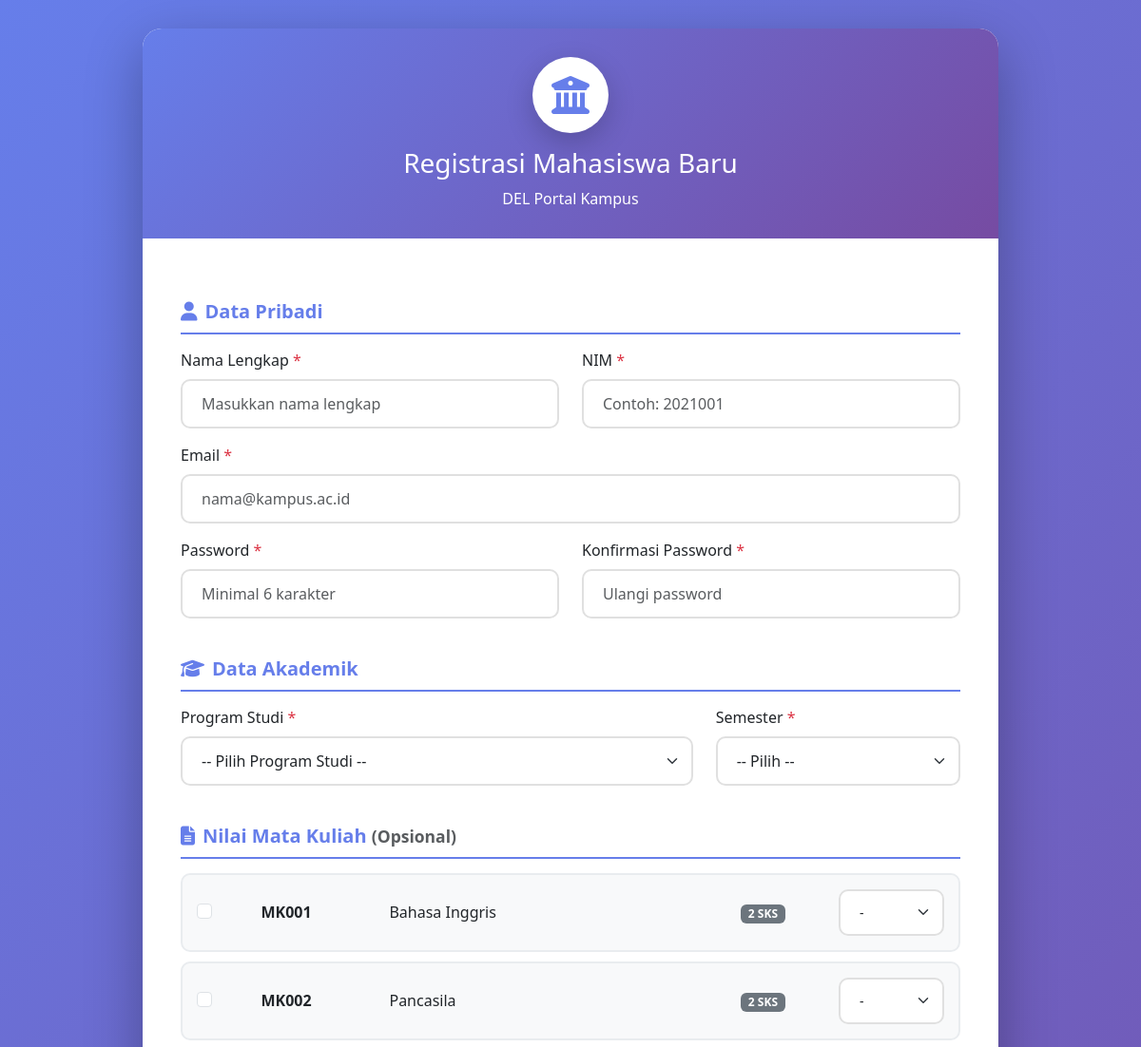
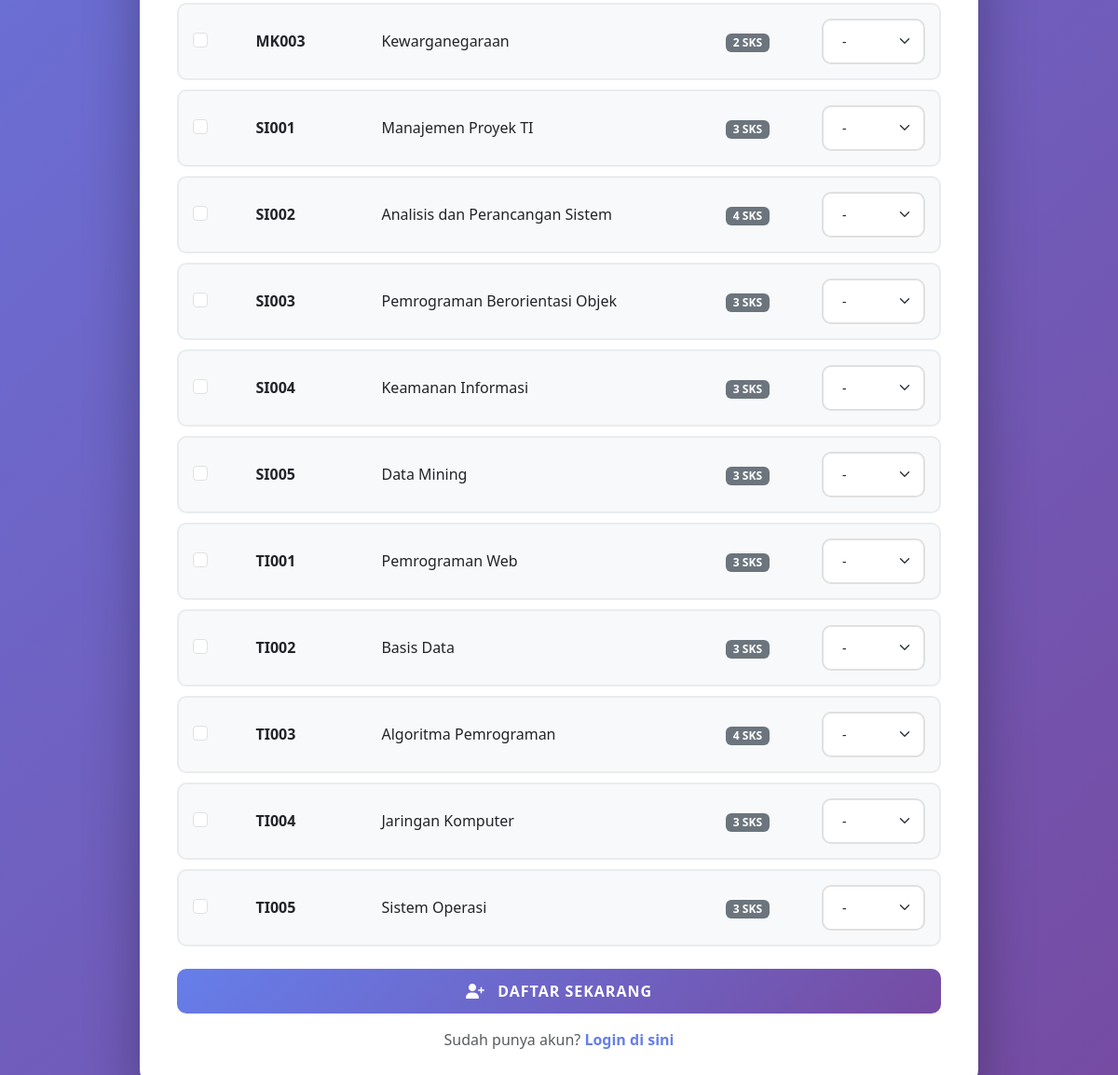
/register.php, run on the app's committed database (2 pictures, top to bottom).
### tables this page shows
CREATE TABLE IF NOT EXISTS matakuliah (
    id INT AUTO_INCREMENT PRIMARY KEY,
    kode VARCHAR(10) NOT NULL UNIQUE,
    nama VARCHAR(100) NOT NULL,
    sks INT NOT NULL,
    created_at TIMESTAMP DEFAULT CURRENT_TIMESTAMP
);

### register.php (the view, shortened to what this page needs)
<?php
$success = '';
$conn = getConnection();
$matakuliah_query = "SELECT * FROM matakuliah ORDER BY kode";
$matakuliah_result = $conn->query($matakuliah_query);
$matakuliah_list = [];
while ($row = $matakuliah_result->fetch_assoc()) {
    $matakuliah_list[] = $row;
}
?>
<!DOCTYPE html>
<html lang="id">
<head>
    <link href="https://cdn.jsdelivr.net/npm/bootstrap@5.3.2/dist/css/bootstrap.min.css" rel="stylesheet">
    <link href="https://cdnjs.cloudflare.com/ajax/libs/font-awesome/6.5.1/css/all.min.css" rel="stylesheet">
</head>
<body>
    <div class="container">
        <div class="register-container">
            <div class="register-card">
                <div class="register-header">
                    <div class="logo-circle">
                        <i class="fas fa-university"></i>
                    </div>
                    <h3 class="mb-2">Registrasi Mahasiswa Baru</h3>
                    <p class="mb-0">DEL Portal Kampus</p>
                </div>
                <div class="register-body">
                    <?php if ($success): ?>
                        <div class="alert alert-success" role="alert">
                            <i class="fas fa-check-circle"></i> <?= htmlspecialchars($success) ?>
                            <br><a href="index.php" class="alert-link">Klik di sini untuk login</a>
                        </div>
                    <?php else: ?>
                    <form method="POST" action="">
                        <h5 class="section-title">
                            <i class="fas fa-user me-2"></i>Data Pribadi
                        </h5>
                        <div class="row">
                            <div class="col-md-6 mb-3">
                                <label class="form-label">Nama Lengkap <span class="text-danger">*</span></label>
                                <input type="text" class="form-control" name="nama" required placeholder="Masukkan nama lengkap">
                            </div>
                            <div class="col-md-6 mb-3">
                                <label class="form-label">NIM <span class="text-danger">*</span></label>
                                <input type="text" class="form-control" name="nim" required placeholder="Contoh: 2021001">
                            </div>
                        </div>
                        <div class="mb-3">
                            <label class="form-label">Email <span class="text-danger">*</span></label>
                            <input type="email" class="form-control" name="email" required placeholder="nama@kampus.ac.id">
                        </div>
                        <div class="row">
                            <div class="col-md-6 mb-3">
                                <label class="form-label">Password <span class="text-danger">*</span></label>
                                <input type="password" class="form-control" name="password" required placeholder="Minimal 6 karakter">
                            </div>
                            <div class="col-md-6 mb-3">
                                <label class="form-label">Konfirmasi Password <span class="text-danger">*</span></label>
                                <input type="password" class="form-control" name="password_confirm" required placeholder="Ulangi password">
                            </div>
                        </div>
                        <h5 class="section-title">
                            <i class="fas fa-graduation-cap me-2"></i>Data Akademik
                        </h5>
                        <div class="row">
                            <div class="col-md-8 mb-3">
                                <label class="form-label">Program Studi <span class="text-danger">*</span></label>
                                <select class="form-select" name="prodi" required>
                                    <option value="">-- Pilih Program Studi --</option>
                                </select>
                            </div>
                            <div class="col-md-4 mb-3">
                                <label class="form-label">Semester <span class="text-danger">*</span></label>
                                <select class="form-select" name="semester" required>
                                    <option value="">-- Pilih --</option>
                                </select>
                            </div>
                        </div>
                        <h5 class="section-title">
                            <i class="fas fa-file-alt me-2"></i>Nilai Mata Kuliah <small class="text-muted">(Opsional)</small>
                        </h5>
                        <div id="nilai-container">
                            <?php foreach ($matakuliah_list as $mk): ?>
                            <div class="nilai-item">
                                <div class="row align-items-center">
                                    <div class="col-md-1">
                                        <div class="form-check">
                                            <input class="form-check-input" type="checkbox" name="matakuliah[]" value="<?= $mk['id'] ?>" id="mk<?= $mk['id'] ?>">
                                        </div>
                                    </div>
                                    <div class="col-md-2">
                                        <strong><?= htmlspecialchars($mk['kode']) ?></strong>
                                    </div>
                                    <div class="col-md-5">
                                        <label class="form-label mb-0" for="mk<?= $mk['id'] ?>">
                                            <?= htmlspecialchars($mk['nama']) ?>
                                        </label>
                                    </div>
                                    <div class="col-md-2 text-center">
                                        <span class="badge bg-secondary"><?= $mk['sks'] ?> SKS</span>
                                    </div>
                                    <div class="col-md-2">
                                        <select class="form-select form-select-sm" name="nilai_huruf[<?= $mk['id'] ?>]">
                                            <option value="">-</option>
                                        </select>
                                    </div>
                                </div>
                            </div>
                            <?php endforeach; ?>
                        </div>
                        <div class="mt-4">
                            <button type="submit" class="btn btn-primary btn-register w-100">
                                <i class="fas fa-user-plus me-2"></i> Daftar Sekarang
                            </button>
                        </div>
                        <div class="text-center mt-3">
                            <span class="text-muted">Sudah punya akun?</span>
                            <a href="index.php" style="color: #667eea; text-decoration: none; font-weight: 600;">
                                Login di sini
                            </a>
                        </div>
                    </form>
                    <?php endif; ?>
                </div>
            </div>
        </div>
    </div>
</body>
</html>

### register.php (style rules this page uses)
body { background: linear-gradient(135deg, #667eea 0%, #764ba2 100%); min-height: 100vh; padding: 30px 0; font-family: 'Segoe UI', Tahoma, Geneva, Verdana, sans-serif; }
.register-container { max-width: 900px; margin: 0 auto; }
.register-card { background: white; border-radius: 20px; box-shadow: 0 20px 60px rgba(0,0,0,0.3); overflow: hidden; animation: slideUp 0.5s ease-out; }
.register-header { background: linear-gradient(135deg, #667eea 0%, #764ba2 100%); padding: 30px; text-align: center; color: white; }
.logo-circle { width: 80px; height: 80px; background: white; border-radius: 50%; margin: 0 auto 15px; display: flex; align-items: center; justify-content: center; box-shadow: 0 10px 30px rgba(0,0,0,0.2); }
.logo-circle i { font-size: 40px; color: #667eea; }
.register-body { padding: 40px; }
.form-control, .form-select { border-radius: 10px; padding: 12px 20px; border: 2px solid #e0e0e0; transition: all 0.3s; }
.btn-register { background: linear-gradient(135deg, #667eea 0%, #764ba2 100%); border: none; border-radius: 10px; padding: 12px; font-weight: 600; text-transform: uppercase; letter-spacing: 1px; transition: transform 0.3s; }
.section-title { color: #667eea; font-weight: 700; margin-top: 25px; margin-bottom: 15px; padding-bottom: 10px; border-bottom: 2px solid #667eea; }
.nilai-item { background: #f8f9fa; padding: 15px; border-radius: 10px; margin-bottom: 10px; border: 2px solid #e9ecef; }

### data on the page
matakuliah: kode "MK001", nama "Bahasa Inggris", sks "2"
matakuliah: kode "MK002", nama "Pancasila", sks "2"
matakuliah: kode "MK003", nama "Kewarganegaraan", sks "2"
matakuliah: kode "SI001", nama "Manajemen Proyek TI", sks "3"
matakuliah: kode "SI002", nama "Analisis dan Perancangan Sistem", sks "4"
matakuliah: kode "SI003", nama "Pemrograman Berorientasi Objek", sks "3"
matakuliah: kode "SI004", nama "Keamanan Informasi", sks "3"
matakuliah: kode "SI005", nama "Data Mining", sks "3"
matakuliah: kode "TI001", nama "Pemrograman Web", sks "3"
matakuliah: kode "TI002", nama "Basis Data", sks "3"
matakuliah: kode "TI003", nama "Algoritma Pemrograman", sks "4"
matakuliah: kode "TI004", nama "Jaringan Komputer", sks "3"
matakuliah: kode "TI005", nama "Sistem Operasi", sks "3"
